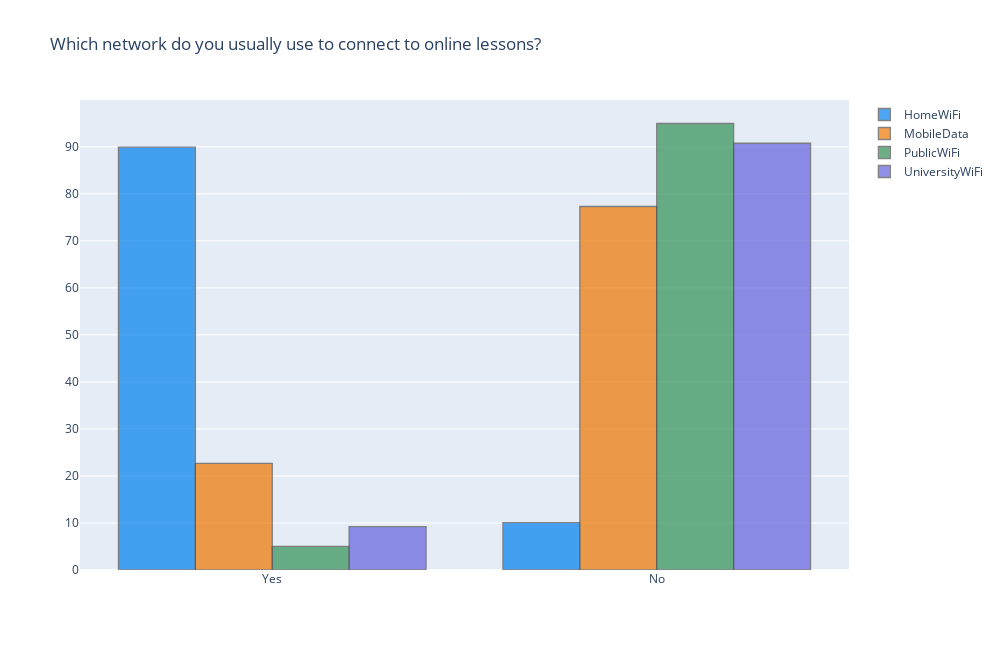

Here is the notebook cell this chart was saved with:
### Code cell
plot_dostributions(intstudents, ['HomeWiFi', 'MobileData','PublicWiFi', 'UniversityWiFi'],
                   'Which network do you usually use to connect to online lessons?',1,0.7,'group'
                  )

### Figure 1 — Plotly figure (JSON) as saved in the notebook; plotly's stock layout.template omitted (floating-point values rounded to 4 significant figures)
{"data": [{"histfunc": "count", "histnorm": "percent", "marker": {"color": "rgba(0, 128, 240, 1.0)", "line": {"color": "#505050", "width": 1.3}}, "name": "HomeWiFi", "nbinsx": 1, "opacity": 0.7, "orientation": "v", "type": "histogram", "x": ["Yes", "Yes", "Yes", "Yes", "No", "Yes", "Yes", "Yes", "No", "Yes", "Yes", "Yes", "Yes", "Yes", "Yes", "Yes", "Yes", "No", "Yes", "Yes", "Yes", "Yes", "Yes", "Yes", "Yes", "Yes", "No", "Yes", "Yes", "Yes", "Yes", "Yes", "Yes", "Yes", "Yes", "Yes", "Yes", "Yes", "Yes", "Yes", "Yes", "Yes", "Yes", "Yes", "Yes", "Yes", "Yes", "No", "Yes", "Yes", "Yes", "Yes", "Yes", "Yes", "Yes", "Yes", "Yes", "Yes", "Yes", "Yes", "Yes", "Yes", "Yes", "Yes", "No", "Yes", "Yes", "Yes", "Yes", "Yes", "Yes", "Yes", "No", "Yes", "Yes", "Yes", "Yes", "Yes", "Yes", "Yes", "Yes", "Yes", "Yes", "Yes", "Yes", "Yes", "Yes", "Yes", "Yes", "Yes", "No", "No", "Yes", "No", "Yes", "Yes", "Yes", "No", "Yes", "Yes", "Yes", "Yes", "Yes", "Yes", "Yes", "Yes", "Yes", "Yes", "Yes", "Yes", "Yes", "Yes", "Yes", "No", "Yes", "Yes", "Yes", "Yes", "Yes"]}, {"histfunc": "count", "histnorm": "percent", "marker": {"color": "rgba(238, 118, 0, 1.0)", "line": {"color": "#505050", "width": 1.3}}, "name": "MobileData", "nbinsx": 1, "opacity": 0.7, "orientation": "v", "type": "histogram", "x": ["No", "No", "No", "No", "Yes", "No", "No", "No", "Yes", "Yes", "No", "No", "Yes", "No", "No", "No", "Yes", "Yes", "No", "No", "No", "No", "Yes", "No", "No", "No", "No", "No", "No", "No", "No", "No", "No", "No", "No", "No", "No", "No", "Yes", "Yes", "No", "No", "Yes", "Yes", "No", "Yes", "No", "Yes", "No", "No", "No", "No", "No", "Yes", "No", "Yes", "No", "Yes", "Yes", "No", "Yes", "No", "Yes", "No", "No", "Yes", "Yes", "No", "No", "No", "No", "No", "No", "No", "No", "No", "No", "No", "Yes", "No", "No", "No", "No", "No", "No", "No", "No", "No", "No", "No", "Yes", "No", "Yes", "Yes", "No", "No", "No", "No", "No", "No", "No", "Yes", "No", "No", "No", "No", "No", "No", "No", "No", "No", "No", "No", "Yes", "No", "No", "No", "No", "No"]}, {"histfunc": "count", "histnorm": "percent", "marker": {"color": "rgba(48, 144, 84, 1.0)", "line": {"color": "#505050", "width": 1.3}}, "name": "PublicWiFi", "nbinsx": 1, "opacity": 0.7, "orientation": "v", "type": "histogram", "x": ["No", "No", "No", "No", "No", "No", "No", "Yes", "Yes", "No", "No", "No", "No", "No", "No", "No", "No", "No", "No", "No", "No", "No", "No", "No", "No", "No", "No", "No", "No", "No", "No", "No", "No", "No", "No", "No", "No", "No", "No", "No", "No", "No", "No", "No", "No", "No", "No", "No", "No", "No", "No", "No", "Yes", "No", "No", "No", "No", "No", "No", "No", "No", "No", "No", "No", "No", "No", "No", "No", "No", "No", "No", "No", "No", "No", "No", "No", "No", "No", "No", "No", "No", "No", "No", "No", "No", "No", "No", "No", "Yes", "No", "No", "Yes", "No", "No", "No", "No", "No", "No", "No", "No", "No", "No", "No", "No", "No", "No", "No", "No", "No", "No", "No", "No", "No", "No", "Yes", "No", "No", "No", "No"]}, {"histfunc": "count", "histnorm": "percent", "marker": {"color": "rgba(98, 98, 222, 1.0)", "line": {"color": "#505050", "width": 1.3}}, "name": "UniversityWiFi", "nbinsx": 1, "opacity": 0.7, "orientation": "v", "type": "histogram", "x": ["No", "No", "No", "No", "No", "No", "No", "No", "No", "No", "No", "No", "No", "No", "No", "No", "No", "Yes", "No", "No", "No", "No", "No", "No", "No", "No", "Yes", "Yes", "No", "No", "No", "No", "No", "No", "Yes", "No", "No", "No", "No", "No", "No", "No", "No", "No", "No", "No", "No", "No", "No", "No", "No", "No", "No", "No", "No", "No", "No", "No", "No", "No", "No", "No", "No", "No", "Yes", "No", "No", "No", "No", "No", "No", "Yes", "Yes", "No", "No", "No", "No", "Yes", "No", "No", "No", "Yes", "No", "No", "No", "No", "No", "No", "No", "No", "No", "No", "No", "No", "No", "No", "No", "Yes", "No", "No", "No", "No", "No", "No", "No", "No", "No", "No", "No", "No", "No", "No", "No", "Yes", "No", "No", "No", "No", "No"]}], "layout": {"barmode": "group", "height": 650, "title": {"text": "Which network do you usually use to connect to online lessons?"}, "width": 1000}}
